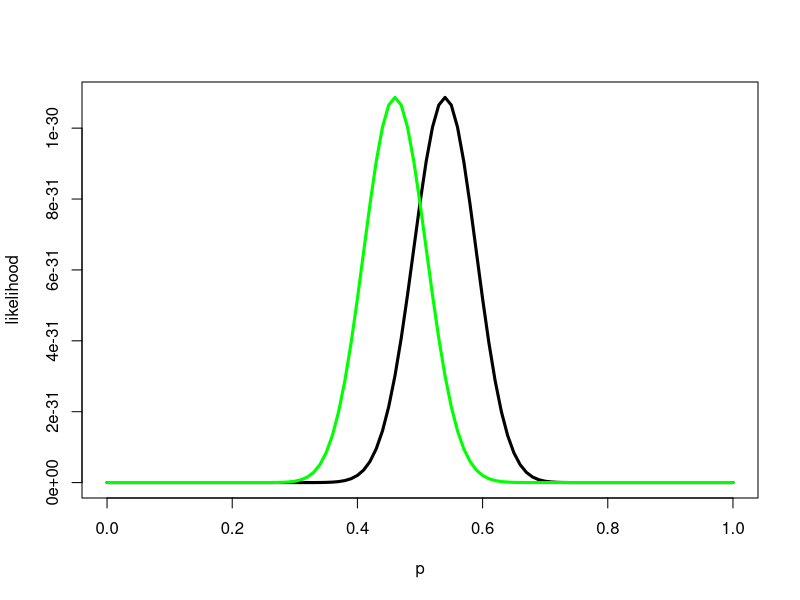
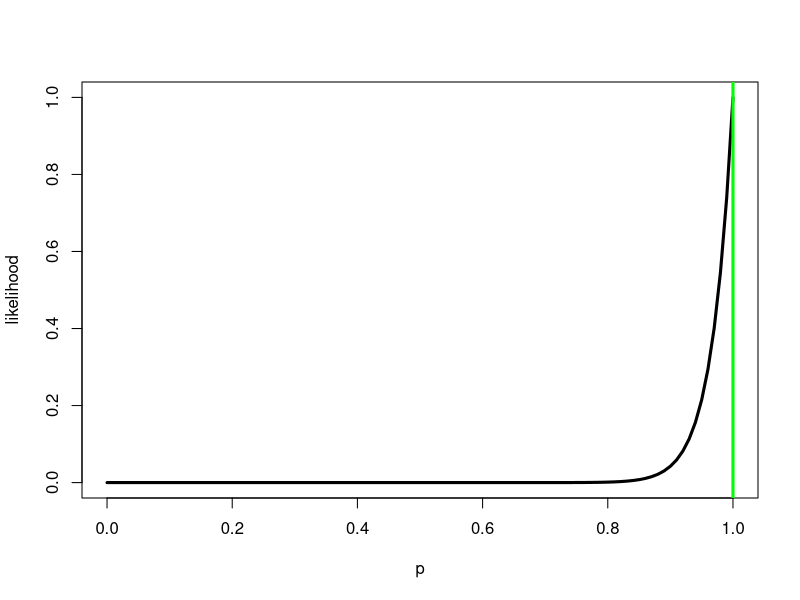
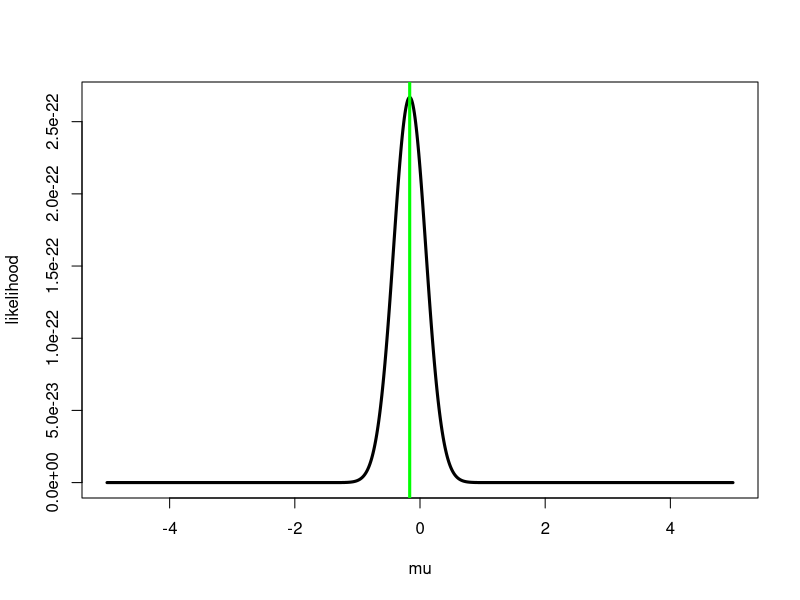
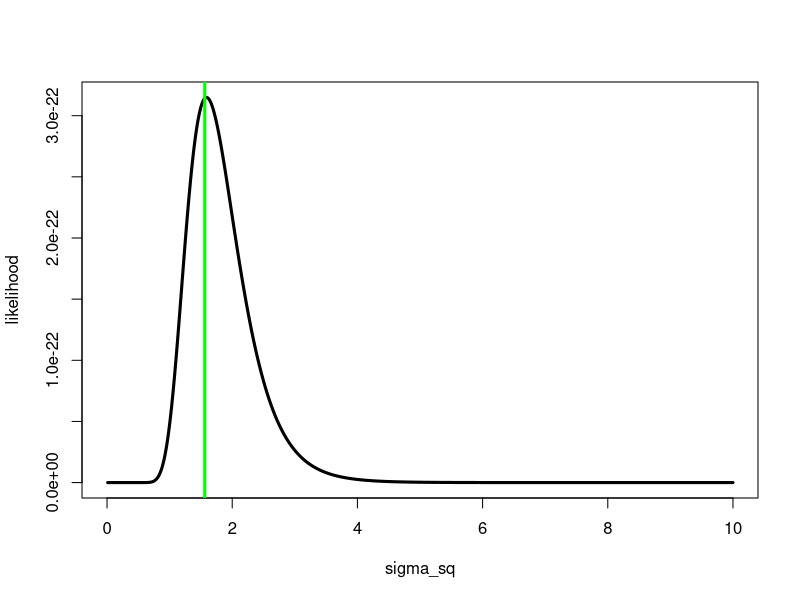

The R source for these figures, in order:
# Likelihood inference


# Bernoulli (i.e., "coin toss") likelihood function
L = function( p, x)  return( p^sum(x) * (1-p)^sum(1 - x) )
L = Vectorize( L, vectorize.args="p")

# Input data from the coin toss experiment
x_pseudo = c( 1, 1, 0, 1, 0, 0, 0, 1, 1, 1,
							0, 1, 1, 1, 0, 0, 1, 0, 1, 0,
							1, 0, 1, 0, 1, 1, 0, 0, 0, 1,
							0, 1, 0, 0, 0, 1, 0, 0, 0, 1,
							0, 0, 1, 0, 1, 0, 0, 1, 0, 0,
							1, 1, 1, 1, 1, 0, 0, 0, 1, 0,
							0, 0, 0, 1, 1, 0, 1, 0, 1, 0,
							1, 0, 0, 1, 0, 1, 1, 1, 0, 1,
							0, 0, 1, 0, 1, 0, 1, 0, 0, 0,
							1, 1, 0, 0, 1, 1, 0, 1, 0, 0)

x_real =   c( 1, 0, 0, 0, 1, 0, 1, 1, 0, 0,
              1, 1, 0, 1, 1, 0, 0, 1, 0, 1,
							0, 0, 0, 1, 1, 1, 1, 0, 1, 1,
							0, 1, 0, 1, 0, 1, 1, 1, 1, 1,
							0, 1, 1, 0, 0, 1, 0, 1, 1, 0,
							0, 1, 0, 1, 1, 1, 1, 0, 1, 0,
							1, 0, 0, 0, 1, 0, 1, 1, 1, 1,
							0, 0, 1, 1, 0, 0, 0, 1, 0, 0,
							1, 1, 0, 1, 1, 0, 1, 0, 0, 0,
							0, 1, 0, 0, 1, 1, 1, 0, 1, 1)

# Which observed data has a higher likelihood consistent with p=.5?
L( .5, x_pseudo)
L( .5, x_real)

# Plot the likelihood for both data sets over a grid of values of p to determine
# value most consistent with the data
p_grid = seq( 0, 1, by=.01)
plot( p_grid, L( p_grid, x_real), xlab="p", ylab="likelihood", type="l",lwd=3)
lines( p_grid, L( p_grid, x_pseudo), col="green", lwd=3)

# Next, generate synthetic coin tosses for different values of p
n = 30
x = (runif(n) < .9)
#x = (runif(n) < .1)
#x = (runif(n) < .9)

p_grid = seq( 0, 1, by=.01)
plot( p_grid, L( p_grid, x), xlab="p", ylab="likelihood", type="l", lwd=3)
p_hat = mean(x)
abline( v=p_hat, col="green", lwd=3)


# How about the likelihood function for Gaussian data?
n = 30
mu = 0
sigma_sq = 2
x = rnorm( n=n, mean=mu, sd=sqrt(sigma_sq))

L = function( mu, sigma_sq, x){
	return( prod(exp(-.5*(x - mu)^2/sigma_sq) / sqrt(2 * pi * sigma_sq)) )
	# Note that this is equivalent to:
	# prod( dnorm( x, mean=mu, sd=sqrt(sigma_sq))
}


# Assume that sigma^2 is fixed, and plot over a grid of mu values
L_mu_vec = Vectorize( L, vectorize.args="mu")
mu_grid = seq( -5, 5, by=.01)
plot( mu_grid, L_mu_vec( mu=mu_grid, sigma=sigma_sq, x), xlab="mu", 
      ylab="likelihood", type="l", lwd=3)
mu_hat = mean(x)
abline( v=mu_hat, col="green", lwd=3)


# Assume that mu is fixed, and plot over a grid of sigma^2 values
L_sigma_sq_vec = Vectorize( L, vectorize.args="sigma_sq")
sigma_sq_grid = seq( 0, 10, by=.01)
plot( sigma_sq_grid, L_sigma_sq_vec( mu=mu, sigma_sq=sigma_sq_grid, x), 
      xlab="sigma_sq", ylab="likelihood", type="l", lwd=3)
sigma_sq_hat = mean((x - mean(x))^2)
abline( v=sigma_sq_hat, col="green", lwd=3)
